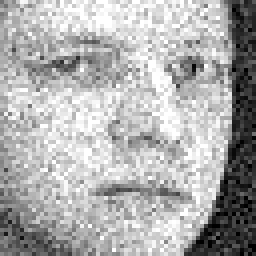
#> input picture Phase3/1000/image-noise01-1-5.png, 64 x 64 px, found by its file name (shown 4 times larger); its folder holds 4 pictures in this run
$ python decission_tree.py
#> lines starting #> are read from the running program, lines starting #| are printed output that depends on the picture
### Phase3/src/color_moments.py
#!/usr/bin/env python3
# -*- coding: utf-8 -*-
"""
Created on Tue Oct  5 15:41:15 2021

@author: khushalmodi
"""
import os
import constants
import numpy as np
from scipy.stats import skew
from PIL import Image
from skimage import feature

class ColorMoments:

    def __init__(self, data_path):
        self.data_path = data_path
        return

    def compute_image_color_moments(self, image_ids):
        images_CM = []
        for image_id in image_ids:
            features =  []
            image_np_arr = Image.open(os.path.join(self.data_path, image_id))
            image_np_arr = image_np_arr.convert("L")
            image_np_arr = np.array(image_np_arr)
            M = 8
            N = 8
            tiles = [image_np_arr[x:x+M,y:y+N] for x in range(0,image_np_arr.shape[0],M) for y in range(0,image_np_arr.shape[1],N)]
            nptiles = np.array(tiles)
            CM_mean = nptiles.mean(axis=(1,2))
            CM_SD = nptiles.std(axis=(1,2))
            CM_skew = [skew(tile.flatten()) for tile in nptiles]
            images_CM.append(np.concatenate([CM_mean.flatten(), CM_SD.flatten(), np.array(CM_skew).flatten()]))
        ##TODO how to combine the mean, std and skew to make a feature vector
        return np.array(images_CM)

    # [96 lines left out: functions compute_image_ELBP, compute_image_hog, compute_single_image_color_moments, compute_single_image_ELBP, compute_single_image_hog, compute_single_image_color_moments_from_image and 2 more, not called in this run]

### Phase3/src/pca.py
#!/usr/bin/env python3
"""
Created on Tue Oct  5 16:57:19 2021
@author: rchityal
"""
import numpy as np
from eigen_decomposition import EigenDecomposition
from sklearn.decomposition import PCA as pca_lib

class PCA:
    def get_reduced_dimensions(self, features, principalComponents):
        return np.matmul(features, principalComponents)


    # [4 lines left out: function get_PCA_library, not called in this run]


    def get_PCA(self, features, K_principal_components):

        # find covariance matrix
        #print (features.shape)
        mean_vec = np.mean(features, axis=0)

        covariance_matrix = (features - mean_vec).T.dot((features - mean_vec)) / (features.shape[0]-1)
        #print(covariance_matrix.shape)

        # find eigen values and vectors for the covariance matrix
        decompose = EigenDecomposition()
        eigen_vectors, eigen_values = decompose.get_eigen_decomposition_top_k(covariance_matrix, K_principal_components)

        return np.dot(eigen_vectors.T, features.T).T, (np.diag(eigen_values)), eigen_vectors.T


# =============================================================================
#     eigen_vectors = eigen_vectors.real
#
#     # find inverse of the eigen vectors matrix
#     eigen_vectors_inverse = np.linalg.inv(eigen_vectors)
#
#     print(eigen_vectors.shape)
#
#     # Make a list with eigen values and eigen vectors to sort the
#     # list based on eigen values
#     eigen_value_vectors = []
#
#     for indx, eigen in enumerate(eigen_values):
#         eigen_value_vectors.append([np.abs(eigen), eigen_vectors[:, indx], eigen_vectors[indx, :]])
#
#     # Sort the above eigen value-vector pair based on eigen value (descending order)
#     print(eigen_value_vectors[0][1].shape)
#     eigen_value_vectors.sort(key = lambda val: val[0], reverse = True)
#
#     # Get the sorted eigen vectors into a separate list and store them
#     # numpy arrays
#
#     eigen_vectors_list = []
#     eigen_values = []
#     eigen_vectors_inverse_list = []
#     for value in eigen_value_vectors:
#         eigen_values.append(value[0])
#         eigen_vectors_list.append(value[1])
#         eigen_vectors_inverse_list.append(value[2])
#
#     eigen_vectors = np.asarray(eigen_vectors_list)
#     eigen_vectors_inverse = np.asarray(eigen_vectors_inverse_list)
#
#
#     # eigen_vectors = np.transpose(eigen_vectors)
#     print(eigen_vectors.shape)
#
#     eigen_vectors = eigen_vectors[:, : -(eigen_vectors.shape[0] - K)]
#     eigen_vectors_inverse = eigen_vectors_inverse[: -(eigen_vectors.shape[0] - K), :]
#
#
#     print(eigen_vectors.shape)
#
#     # PCA dimensions : n * k.. Data matrix = m * n
#     # D = U V M. (m * n) ( n * k ) = m * n
#
#     reduced_features = get_reduced_dimensions(features, eigen_vectors)
#
#
#     return  eigen_vectors, eigen_values,  eigen_vectors_inverse, reduced_features
# =============================================================================

### Phase3/src/eigen_decomposition.py
#!/usr/bin/env python3
# -*- coding: utf-8 -*-
"""
Created on Fri Oct 15 17:03:50 2021

@author: khushalmodi
"""
import numpy as np

class EigenDecomposition:
    def get_eigen_decomposition_top_k(self, matrix, k):
        eigen_values, eigen_vectors = np.linalg.eig(matrix)

        eigen_values = eigen_values.real
        eigen_vectors = eigen_vectors.real

        idx = np.argsort(eigen_values)[::-1]

        eigen_vectors = eigen_vectors[:,idx]

        eigen_values = eigen_values[idx]

        eigen_vectors = eigen_vectors[:, 0:k]

        eigen_values = eigen_values[:k]

        return (eigen_vectors, eigen_values)

### Phase3/src/decission_tree.py
# -*- coding: utf-8 -*-
"""
Created on Wed Nov 24 21:40:55 2021

@author: rchityal
"""
from sklearn.datasets import load_iris
from pprint import pprint
import utils
import math
import numpy as np
import inquirer
import os
from color_moments import ColorMoments
from pca import PCA
from sklearn.utils import shuffle
import re
import constants
from sklearn.metrics import accuracy_score
from sklearn.metrics import confusion_matrix


class Node:
    def __init__(self, num_classes):
        self.num_classes = num_classes
        self.feature_num = 0
        self.threshold = 0
        self.left = None
        self.right = None


class DecisionTreeClassifier:
    def __init__(self, max_depth=None):
        self.max_depth = max_depth
        self.input_output_map = {}
        self.output_input_map = {}

    def fit(self, X_train, Y_train):

        self.classes_number = len(set(Y_train))
        classes = set(Y_train)
        classes = list(classes)
        classes.sort()
        c = 0
        for i in classes:
            self.input_output_map[i] = c
            c = c + 1
        for i in classes:
            self.output_input_map[self.input_output_map[i]] = i
        new_Y_train = []
        for i in Y_train:
            new_Y_train.append(self.input_output_map[i])
        new_Y_train = np.asarray(new_Y_train)
        self.features_number = X_train.shape[1]
        self.main_tree = self.building_the_tree(X_train, new_Y_train)

    def predict(self, X_train):
        results = []
        for val in X_train:
            node = self.main_tree
            while node.left:
                if val[node.feature_num] < node.threshold:
                    node = node.left
                else:
                    node = node.right
            results.append(node.num_classes)
        new_results = []
        for i in results:
            new_results.append(self.output_input_map[i])
        new_results = np.asarray(new_results)
        return new_results

        # return [self._predict(inputs) for inputs in X]

    def find_best_split(self, X, y):

        # print("****************************")
        # print(y.shape)
        # print(self.classes_number)


        min_index = None
        num_samples_per_class = []
        for i in range(self.classes_number):
            c = 0
            for y_val in y:
                if (y_val == i):
                    c = c + 1
            num_samples_per_class.append(c)
        if y.size <= 1:
            return None, None

        min_gini = 1.0 - sum((n / y.size) ** 2 for n in num_samples_per_class)


        threshold = None
        for index in range(self.features_number):
            threshold_sorted, Y_sorted = zip(*sorted(zip(X[:, index], y)))

            left_y = [0] * self.classes_number
            right_y = num_samples_per_class.copy()
            for i in range(1, y.size):

                c = Y_sorted[i - 1]
                # [4 lines of commented-out code are left out]
                left_y[c] += 1
                right_y[c] -= 1

                temp = 0
                for j in range(self.classes_number):
                    temp = temp + ((left_y[j] / i) ** 2)
                left = 1.0 - temp

                temp = 0
                for j in range(self.classes_number):
                    temp = temp + ((right_y[j] /(y.size - i)) ** 2)
                right = 1.0 - temp


                gini = (i * left + (y.size - i) * right) / y.size
                if threshold_sorted[i] == threshold_sorted[i - 1]:
                    continue

                if gini < min_gini:
                    min_gini = gini
                    min_index = index
                    threshold = (threshold_sorted[i] + threshold_sorted[i - 1]) / 2
        return min_index, threshold


    def building_the_tree(self, X, y, depth=0):
        # num_samples_per_class = [np.sum(y == i) for i in range(self.classes_number)]

        num_samples_per_class = []
        for i in range(self.classes_number):
            c = 0
            for y_val in y:
                if (y_val == i):
                    c = c + 1
            num_samples_per_class.append(c)

        num_classes = np.argmax(num_samples_per_class)
        # print(num_classes)

        node = Node(num_classes=num_classes)

        if depth < self.max_depth:
            index, threshold = self.find_best_split(X, y)

            if index is not None:
                left_index = X[:, index] < threshold
                # print(left_index)
                # print(threshold)
                X_left, y_left = X[left_index], y[left_index]
                X_right, y_right = X[~left_index], y[~left_index]
                node.feature_num = index
                node.threshold = threshold
                node.left = self.building_the_tree(X_left, y_left, depth + 1)
                node.right = self.building_the_tree(X_right, y_right, depth + 1)
        return node


def extract_all_images(images_path):
    files = os.listdir(images_path)
    all_files = [i for i in files]
    return all_files


def extract_all_X_images(data_path, X):
    files = os.listdir(data_path)
    X_files = [i for i in files if re.search(r"\w*("+str(X)+")\w*", i)]
    return X_files

def main_():

    iris = load_iris()

    x = iris.data
    y = iris.target

    clf = DecisionTreeClassifier(max_depth=7)
    m = clf.fit(x, y, iris)

    pprint(m)
def transform_image_vectors(image_vectors):
    image_vectors = np.array(image_vectors)
    min_vectors = image_vectors.min(axis=0)
    min_value = np.min(min_vectors)
    if ( min_value < 0 ):
        image_vectors = image_vectors + (-1*min_value)
    return image_vectors

def run_PCA(features, k):
    #TODO run SVD and save the output file in proper format
    pca_instance = PCA()
    decomposed = pca_instance.get_PCA(features, int(k))
    return decomposed


def pre_process(images_path):
    red_tech = {}
    feature_model = {}
    feature_model['feature_model'] = 'Color_Moments'
    red_tech['red_tech'] = 'PCA'
    k = 10
    # images_path = inquirer.prompt("enter image folder path")
    # images_path = "C://Users//rchityal//Desktop//ASU//ASU//sem2//MWDB//3_phase//Phase3//src//100//100"

    images = extract_all_images(images_path)


    # X_train = []
    Y_train = []

    images = []
    count = 0
    for indx, img_type in enumerate(constants.list_image_types):
        type_images = extract_all_X_images(images_path, img_type)
        if (len(type_images) == 0):
            # print(img_type)
            continue;
        images.extend(type_images)
        for i in range(len(type_images)):
            # count = count + 1
            Y_train.append(indx)

        count = count + 1

    # print(len(images))
    # print(len(Y_train))
    if (len(images) == 0 ):
        print("No such images present in the DB")
        return

    #create a feature model object and image vectors
    FM = ColorMoments(images_path)
    image_vectors = []

    if ( feature_model['feature_model'] == 'Color_Moments'):
        image_vectors = FM.compute_image_color_moments(images)
#> in compute_image_color_moments, image_np_arr is the input picture: PIL image 64x64 L; min 0, max 255, mean 173.4
#> in compute_image_color_moments, `tiles = [image_np_arr[x:x+M,y:y+N] for x in range(0,image_np_arr.shape..`: tiles = 64 items
#> in compute_image_color_moments, `CM_mean = nptiles.mean(axis=(1,2))`: CM_mean = 64 values, max 237.2 at index 3, min 41.41 at index 55, mean 173.4
#> in compute_image_color_moments, `CM_SD = nptiles.std(axis=(1,2))`: CM_SD = 64 values, max 81.71 at index 54, min 18.42 at index 3, mean 34.78
#> in compute_image_color_moments, `CM_skew = [skew(tile.flatten()) for tile in nptiles]`: CM_skew = 64 values, max 1.37 at index 62, min -2.45 at index 46, mean -0.256

    elif ( feature_model['feature_model'] == 'HOG' ):
        image_vectors = FM.compute_image_hog(images)

    elif ( feature_model['feature_model'] == 'ELBP' ):
        image_vectors = FM.compute_image_ELBP(images)

    #create a decomposed object
    image_vectors = transform_image_vectors(image_vectors)
    decomposed = []
    #apply proper reduction technique
    decomposed = run_PCA(image_vectors, k)
#> in get_PCA, `covariance_matrix = (features - mean_vec).T.dot((features - mean_vec))..`:
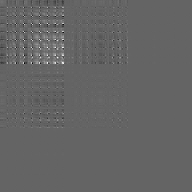
#> covariance_matrix: shape (192, 192) float64; min -3739.2, max 5745.5, mean 18.9; drawn with min black and max white
#> in get_eigen_decomposition_top_k, `eigen_vectors = eigen_vectors.real`:
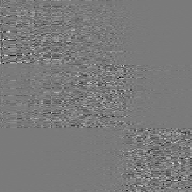
#> eigen_vectors: shape (192, 192) float64; min -0.514, max 0.553, mean -0.000714; drawn with min black and max white
#> in get_eigen_decomposition_top_k, `eigen_vectors = eigen_vectors[:,idx]`:
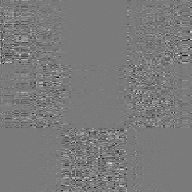
#> eigen_vectors: shape (192, 192) float64; min -0.514, max 0.553, mean -0.000714; drawn with min black and max white

    # iris = load_iris()
    X_train = []
    # Y_train = []
    for indx, features in enumerate(decomposed[0]):
        X_train.append(features)
        # Y_train.append(indx)

    # x = iris.data
    # y = iris.target
    X_train = np.asarray(X_train)
    Y_train = np.asarray(Y_train)

    return X_train, Y_train
def main():
# [14 lines of commented-out code are left out]

    for i in range(10):

        # images_path = "C://Users//rchityal//Desktop//ASU//ASU//sem2//MWDB//final//all"
        images_path = "C://Users//rchityal//Desktop//ASU//ASU//sem2//MWDB//3_phase//Phase3//src//1000//1000"
        X_train, Y_train = pre_process(images_path)


        clf = DecisionTreeClassifier(max_depth = i + 1)
        m = clf.fit(X_train, Y_train)

        # [8 lines of commented-out code are left out]

        images_path = "C://Users//rchityal//Desktop//ASU//ASU//sem2//MWDB//3_phase//Phase3//src//100//100"
        # images_path = "C://Users//rchityal//Desktop//ASU//ASU//sem2//MWDB//final//all"


        X_train, Y_train = pre_process(images_path)


        result = clf.predict(X_train)

        print(i)
        print(accuracy_score(Y_train, result))

        # [9 lines of commented-out code are left out]


if __name__=="__main__":
#> (the run stopped early here; a loop or call above may not have finished)
